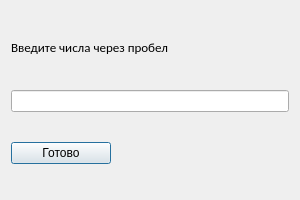
<?xml version="1.0" encoding="UTF-8"?>
<ui version="4.0">
 <class>manualEntryWindow</class>
 <widget class="QDialog" name="manualEntryWindow">
  <property name="geometry">
   <rect>
    <x>0</x>
    <y>0</y>
    <width>300</width>
    <height>200</height>
   </rect>
  </property>
  <property name="minimumSize">
   <size>
    <width>300</width>
    <height>200</height>
   </size>
  </property>
  <property name="maximumSize">
   <size>
    <width>600</width>
    <height>400</height>
   </size>
  </property>
  <property name="windowTitle">
   <string>Dialog</string>
  </property>
  <layout class="QVBoxLayout" name="verticalLayout">
   <item>
    <widget class="QLabel" name="label">
     <property name="minimumSize">
      <size>
       <width>0</width>
       <height>25</height>
      </size>
     </property>
     <property name="maximumSize">
      <size>
       <width>16777215</width>
       <height>25</height>
      </size>
     </property>
     <property name="font">
      <font>
       <family>Calibri</family>
      </font>
     </property>
     <property name="text">
      <string>&lt;html&gt;&lt;head/&gt;&lt;body&gt;&lt;p&gt;&lt;span style=&quot; font-size:10pt;&quot;&gt;Введите числа через пробел&lt;/span&gt;&lt;/p&gt;&lt;/body&gt;&lt;/html&gt;</string>
     </property>
    </widget>
   </item>
   <item>
    <widget class="QLineEdit" name="Array"/>
   </item>
   <item>
    <widget class="QPushButton" name="pushButton">
     <property name="sizePolicy">
      <sizepolicy hsizetype="Fixed" vsizetype="Fixed">
       <horstretch>0</horstretch>
       <verstretch>0</verstretch>
      </sizepolicy>
     </property>
     <property name="minimumSize">
      <size>
       <width>100</width>
       <height>0</height>
      </size>
     </property>
     <property name="maximumSize">
      <size>
       <width>100</width>
       <height>16777215</height>
      </size>
     </property>
     <property name="text">
      <string>Готово</string>
     </property>
    </widget>
   </item>
  </layout>
 </widget>
 <resources/>
 <connections/>
</ui>
